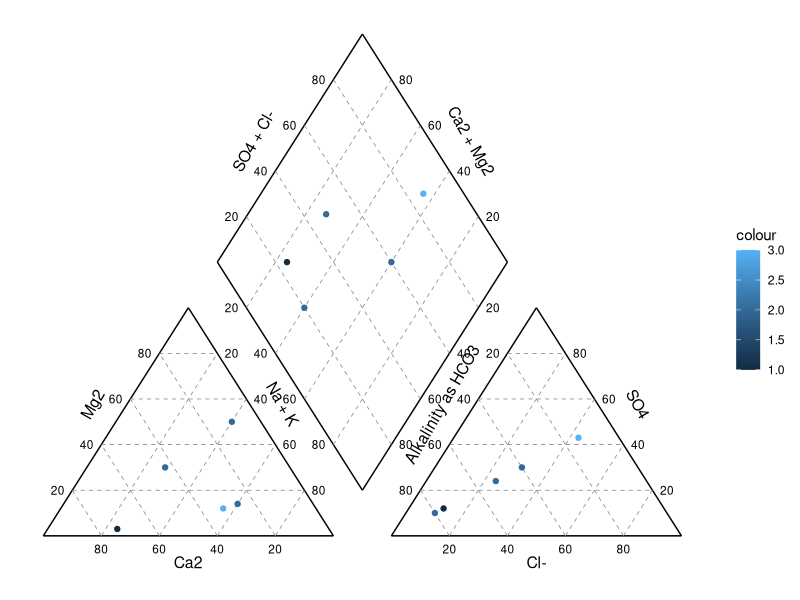
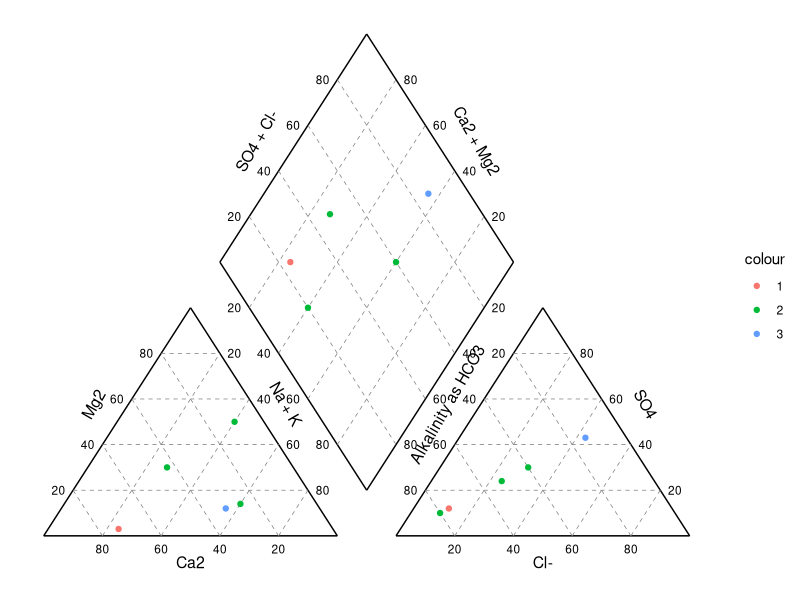
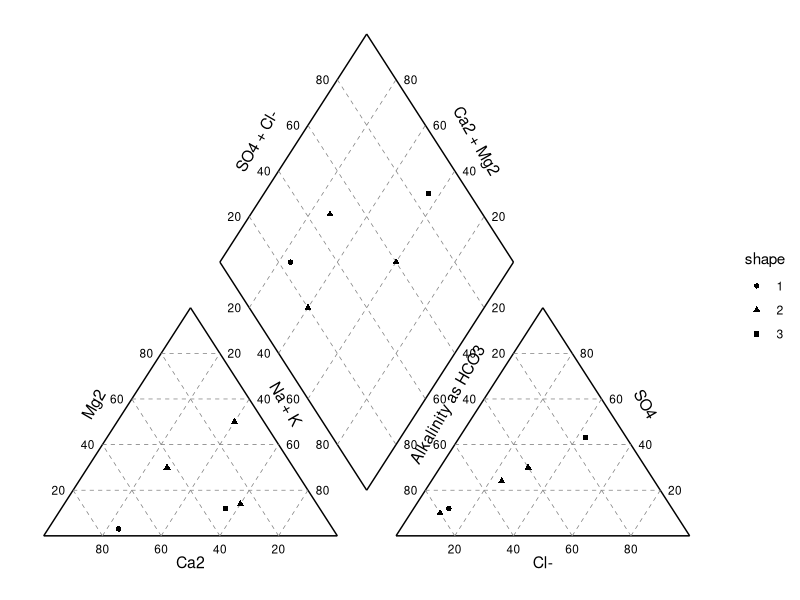
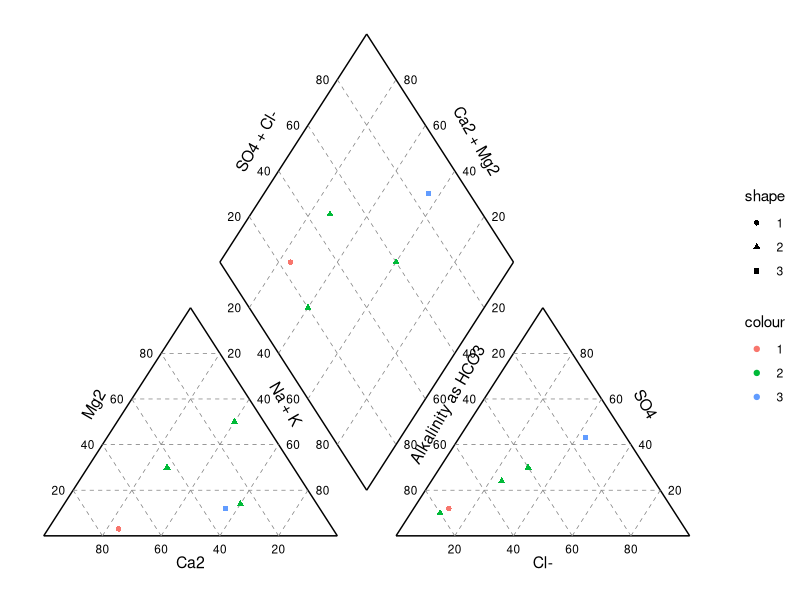
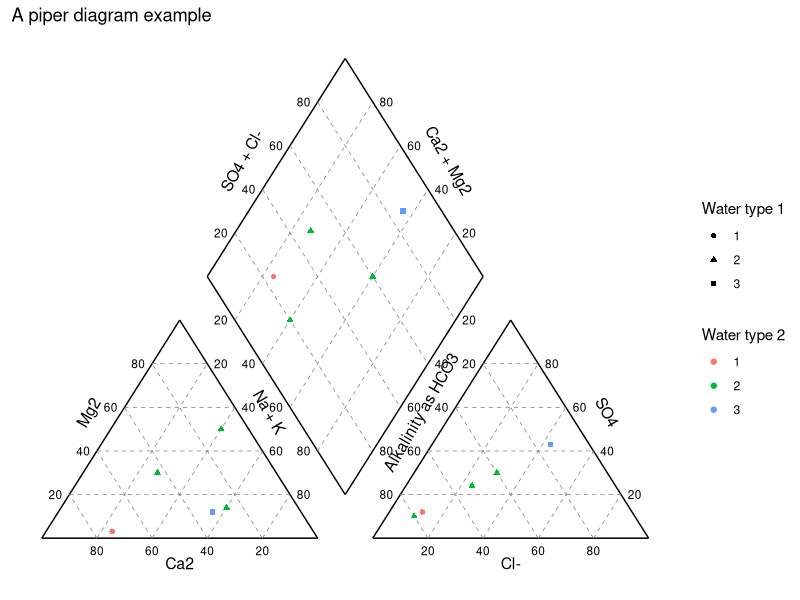
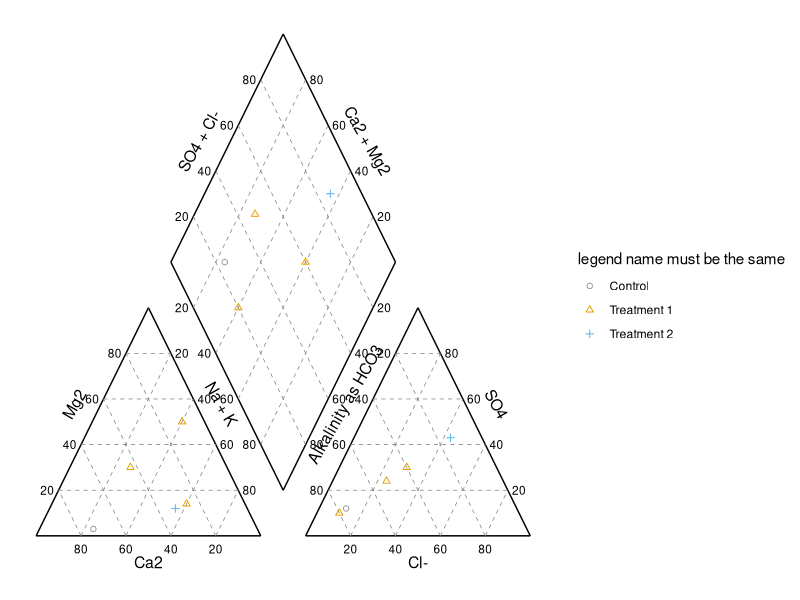

These figures' R source, in order:
### A piper diagram based on the ternary plot example here: http://srmulcahy.github.io/2012/12/04/ternary-plots-r.html
### This was written quickly, and most likely contains bugs - I advise you to check it first.
### Jason Lessels jlessels@gmail.com


library(ggplot2)
ggplot_piper <- function(Mg, Ca, Cl, SO4, colour=NULL, shape=NULL) {
  
  y1 <- Mg * 0.86603
  x1 <- 100*(1-(Ca/100) - (Mg/200))
  y2 <- SO4 * 0.86603
  x2 <-120+(100*Cl/100 + 0.5 * 100*SO4/100)
  
  new_point <- function(x1, x2, y1, y2, grad=1.73206){
    b1 <- y1-(grad*x1)
    b2 <- y2-(-grad*x2)
    M <- matrix(c(grad, -grad, -1,-1), ncol=2)
    intercepts <- as.matrix(c(b1,b2))
    t_mat <- -solve(M) %*% intercepts
    data.frame(x=t_mat[1,1], y=t_mat[2,1])
  }
  
  np_list <- lapply(1:length(x1), function(i) new_point(x1[i], x2[i], y1[i], y2[i]))
  npoints <- do.call("rbind",np_list)
  
  
  grid1p1 <<- data.frame(x1 = c(20,40,60,80), x2= c(10,20,30,40),y1 = c(0,0,0,0), y2 =  c(17.3206,34.6412,51.9618, 69.2824))
  grid1p2 <<- data.frame(x1 = c(20,40,60,80), x2= c(60,70,80,90),y1 = c(0,0,0,0), y2 =  c(69.2824, 51.9618,34.6412,17.3206))
  grid1p3 <<- data.frame(x1 = c(10,20,30,40), x2= c(90,80,70,60),y1 = c(17.3206,34.6412,51.9618, 69.2824), y2 =  c(17.3206,34.6412,51.9618, 69.2824))
  
  grid2p1 <<- grid1p1
  grid2p1$x1 <- grid2p1$x1+120
  grid2p1$x2 <- grid2p1$x2+120
  
  grid2p2 <<- grid1p2
  grid2p2$x1 <- grid2p2$x1+120
  grid2p2$x2 <- grid2p2$x2+120
  
  grid2p3 <<- grid1p3
  grid2p3$x1 <- grid2p3$x1+120
  grid2p3$x2 <- grid2p3$x2+120
  
  grid3p1 <<- data.frame(x1=c(100,90, 80, 70),y1=c(34.6412, 51.9618, 69.2824, 86.603), x2=c(150, 140, 130, 120), y2=c(121.2442,138.5648,155.8854,173.2060))
  grid3p2 <<- data.frame(x1=c(70, 80, 90, 100),y1=c(121.2442,138.5648,155.8854,173.2060), x2=c(120, 130, 140, 150), y2=c(34.6412, 51.9618, 69.2824, 86.603))
  
  
  
  
  points <-data.frame(x=c(x1, x2, npoints$x), y=c(y=y1, y2, npoints$y))  
  
  p <- ggplot() +
    ## left hand ternary plot 
    geom_segment(aes(x=0,y=0, xend=100, yend=0)) +
    geom_segment(aes(x=0,y=0, xend=50, yend=86.603)) +
    geom_segment(aes(x=50,y=86.603, xend=100, yend=0)) + 
    ## right hand ternary plot 
    geom_segment(aes(x=120,y=0, xend=220, yend=0)) +
    geom_segment(aes(x=120,y=0, xend=170, yend=86.603)) +
    geom_segment(aes(x=170,y=86.603, xend=220, yend=0)) +
    ## Upper diamond
    geom_segment(aes(x=110,y=190.5266, xend=60, yend=103.9236)) +
    geom_segment(aes(x=110,y=190.5266, xend=160, yend=103.9236)) + 
    geom_segment(aes(x=110,y=17.3206, xend=160, yend=103.9236)) +
    geom_segment(aes(x=110,y=17.3206, xend=60, yend=103.9236)) +
    
    ## Add grid lines to the plots
    geom_segment(aes(x=x1, y=y1, yend=y2, xend=x2), data=grid1p1, linetype = "dashed", size = 0.25, colour = "grey50") + 
    geom_segment(aes(x=x1, y=y1, yend=y2, xend=x2), data=grid1p2, linetype = "dashed", size = 0.25, colour = "grey50") +
    geom_segment(aes(x=x1, y=y1, yend=y2, xend=x2), data=grid1p3, linetype = "dashed", size = 0.25, colour = "grey50") +
    geom_segment(aes(x=x1, y=y1, yend=y2, xend=x2), data=grid2p1, linetype = "dashed", size = 0.25, colour = "grey50") +
    geom_segment(aes(x=x1, y=y1, yend=y2, xend=x2), data=grid2p2, linetype = "dashed", size = 0.25, colour = "grey50") +
    geom_segment(aes(x=x1, y=y1, yend=y2, xend=x2), data=grid2p3, linetype = "dashed", size = 0.25, colour = "grey50") +
    geom_segment(aes(x=x1, y=y1, yend=y2, xend=x2), data=grid3p1, linetype = "dashed", size = 0.25, colour = "grey50") +
    geom_segment(aes(x=x1, y=y1, yend=y2, xend=x2), data=grid3p2, linetype = "dashed", size = 0.25, colour = "grey50") +
    ### Labels and grid values
    #geom_text(aes(50,-10, label="Ca^2"), parse=T, size=4) + # Commented out, as parse=TRUE can cause issues
    geom_text(aes(50,-10, label="Ca2"), size=4) + 
    geom_text(aes(c(20,40,60,80),c(-5,-5,-5,-5), label=c(80, 60, 40, 20)), size=3) + 
    geom_text(aes(c(35,25,15,5),grid1p2$y2, label=c(80, 60, 40, 20)), size=3) + 
    geom_text(aes(c(95,85,75,65),grid1p3$y2, label=c(80, 60, 40, 20)), size=3) + 
    # geom_text(aes(17,50, label="Mg^2"), parse=T, angle=60, size=4) + 
    geom_text(aes(17,50, label="Mg2"), angle=60, size=4) + 
    geom_text(aes(82.5,50, label="Na + K"), angle=-60, size=4) + 
    geom_text(aes(170,-10, label="Cl-"), size=4) + 
    geom_text(aes(205,50, label="SO4"), angle=-60, size=4) + 
    geom_text(aes(137.5,50, label="Alkalinity as HCO3"), angle=60, size=4) +
    geom_text(aes(c(155,145,135,125),grid2p2$y2, label=c(20, 40, 60, 80)), size=3) + 
    geom_text(aes(c(215,205,195,185),grid2p3$y2, label=c(20, 40, 60, 80)), size=3) + 
    geom_text(aes(c(140,160,180,200),c(-5,-5,-5,-5), label=c(20, 40, 60, 80)), size=3) + 
    
    geom_text(aes(grid3p1$x1-5,grid3p1$y1,  label=c(80, 60, 40, 20)), size=3) + 
    geom_text(aes(grid3p1$x2+5,grid3p1$y2,  label=c(20, 40, 60, 80)), size=3) + 
    geom_text(aes(grid3p2$x1-5,grid3p2$y1,  label=c(20, 40, 60, 80)), size=3) + 
    geom_text(aes(grid3p2$x2+5,grid3p2$y2,  label=c(80, 60, 40, 20)), size=3) + 
    geom_text(aes(72.5,150, label="SO4 + Cl-"), angle=60, size=4) +
    geom_text(aes(147.5,150, label="Ca2 + Mg2"), angle=-60, size=4) +
    
    theme_bw() + 
    theme(panel.grid.major = element_blank(), panel.grid.minor = element_blank(), 
          panel.border = element_blank(), axis.ticks = element_blank(), 
          axis.text.x = element_blank(), axis.text.y = element_blank(),
          axis.title.x = element_blank(), axis.title.y = element_blank())
  
  ## Simple version - no colours and no factors
  if(is.null(colour)&&is.null(shape)){
    return(p + geom_point(aes(x=x, y=y), data=points))
  }
  ## Now there is colour but no factor
  if(!is.null(colour)&&is.null(shape)){
    points$colour <- rep(colour, 3)
    return(p + geom_point(aes(x=x, y=y, colour=colour), data=points))
  }
  ## Now there is no colour but a factor
  if(is.null(colour)&&!is.null(shape)){
    points$shape <- rep(shape, 3)
    return(p+ geom_point(aes(x=x, y=y, shape=shape), data=points))
  }
  ## Now there is colour and a factor
  if(!is.null(colour)&&!is.null(shape)){
    points$shape <- rep(shape, 3)
    points$colour <- rep(colour, 3)
    return(p + geom_point(aes(x=x, y=y, colour=colour, shape=shape), data=points))
  } 
  
  
}
### A plan and simple piper diagram
data=as.data.frame(list("Ca"=c(43,10,73,26,32),"Mg"=c(30,50,3,14,12),Cl=c(24,10,12,30,43),"SO4"=c(24,10,12,30,43),"WaterType"=c(2,2,1,2,3)),row.names=c("A","B","C","D","E"))
### Now a piper diagram with colouring - this could be stream temperature
ggplot_piper(Ca=data$Ca, Mg = data$Mg, Cl=data$Cl, SO4= data$SO4, colour=data$WaterType)
### Noon-continuous colours
ggplot_piper(Ca=data$Ca, Mg = data$Mg, Cl=data$Cl, SO4= data$SO4, colour=as.factor(data$WaterType))
### Now change the shape
ggplot_piper(Ca=data$Ca, Mg = data$Mg, Cl=data$Cl, SO4= data$SO4, shape=as.factor(data$WaterType))
### Now change the both shape and colour
ggplot_piper(Ca=data$Ca, Mg = data$Mg, Cl=data$Cl, SO4= data$SO4, shape=as.factor(data$WaterType), colour=as.factor(data$WaterType))
### Now add better labels to the legend - and a title.
ggplot_piper(Ca=data$Ca, Mg = data$Mg, Cl=data$Cl, SO4= data$SO4, shape=as.factor(data$WaterType), colour=as.factor(data$WaterType)) + 
  labs(shape="Water type 1", colour="Water type 2") + ggtitle("A piper diagram example")
## Change colours and shapes and mergingthe legends together
ggplot_piper(Ca=data$Ca, Mg = data$Mg, Cl=data$Cl, SO4= data$SO4, shape=as.factor(data$WaterType), colour =as.factor(data$WaterType))  + 
  scale_colour_manual(name="legend name must be the same", values=c("#999999", "#E69F00", "#56B4E9"), labels=c("Control", "Treatment 1", "Treatment 2")) +
  scale_shape_manual(name="legend name must be the same", values=c(1,2,3), labels=c("Control", "Treatment 1", "Treatment 2"))
